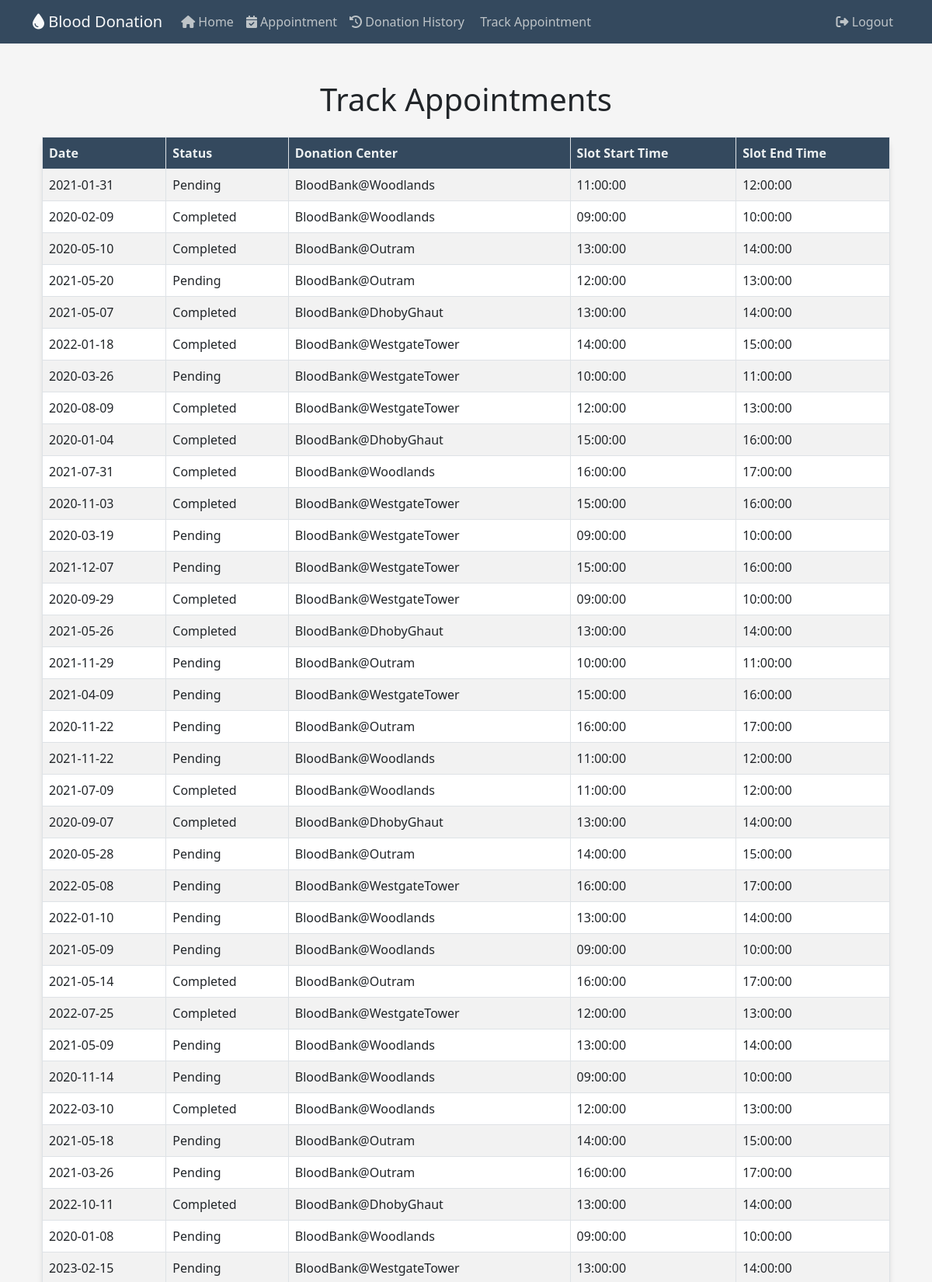
Screenshot of /trackappointment (signed in, upper part) with the database file from the repository.
### website/models.py (models this page shows)
class Appointment(db.Model):
    AppointmentID = db.Column(db.Integer, primary_key=True, autoincrement=True)
    Date = db.Column(db.Date, nullable=False)
    Status = db.Column(db.String(20), nullable=False)
    DonorID = db.Column(db.Integer, db.ForeignKey('donors.DonorID'))
    DonationCenterID = db.Column(db.Integer, db.ForeignKey('donation_center.DonationCenterID'))
    SlotID = db.Column(db.Integer, db.ForeignKey('slots.SlotID'))

class DonationCenter(db.Model):
    DonationCenterID = db.Column(db.Integer, primary_key=True, autoincrement=True)
    Name = db.Column(db.String(50), nullable=False)
    Address = db.Column(db.String(100), nullable=False)
    appointments = db.relationship('Appointment', backref='donation_center')
    slots = db.relationship('Slots', backref='donation_center')

### website/views.py (the view)
@views.route('/trackappointment')
def trackappointment():
    logged_in_user_email = session['email']
    user = Users.get_by_email(logged_in_user_email)
    donor_id = user.donor.DonorID
    stmt = (db.session.query(Appointment.Date, Appointment.Status, DonationCenter.Name, Slots.StartTime, Slots.EndTime)
        .join(DonationCenter, DonationCenter.DonationCenterID == Appointment.DonationCenterID)
        .join(Slots, Slots.SlotID == Appointment.SlotID)
        .join(Donors, Donors.DonorID == Appointment.DonorID)
        .filter(Donors.DonorID == donor_id))
    result = stmt.all()
    return render_template('trackappointment.html', appointments=result)

### website/models.py (called while the page is built)
    def get_by_email(email):
        return Users.query.filter_by(Email=email).first()

### website/templates/trackappointment.html (shortened to what this page needs)
{% extends "base.html" %}
{% block text %}
<div class="container my-5">
    <h1 class="mb-4">Track Appointments</h1>
    <table class="table table-striped table-bordered table-custom">
        <thead>
            <tr>
				<th>Date</th>
				<th>Status</th>
				<th>Donation Center</th>
                <th>Slot Start Time</th>
                <th>Slot End Time</th>
			</tr>
		</thead>
		<tbody>
			{% for appointment in appointments %}
			<tr>
				<td>{{ appointment.Date }}</td>
				<td>{{ appointment.Status }}</td>
				<td>{{ appointment.Name }}</td>
                <td>{{ appointment.StartTime }}</td>
                <td>{{ appointment.EndTime }}</td>
            </tr>
			{% endfor %}
		</tbody>
	</table>
</div>
{% endblock %}

### website/static/styles.css (style rules this page uses)
body { font-family: 'Poppins', sans-serif; background-color: #f5f5f5 !important; }
h1 { font-size: 36px; margin: 20px 0; text-align: center; color: #4a4a4a; }

### website/templates/trackappointment.html (style rules this page uses)
.table-custom { background-color: #fff; border-radius: 10px; box-shadow: 0 4px 6px rgba(0, 0, 0, 0.1); }
.table-custom thead th { background-color: #34495e; color: #ecf0f1; }

### rows the page displays
Appointment: Date "2021-01-31", Status "Pending", Name "BloodBank@Woodlands", StartTime "11:00:00", EndTime "12:00:00"
Appointment: Date "2020-02-09", Status "Completed", Name "BloodBank@Woodlands", StartTime "09:00:00", EndTime "10:00:00"
Appointment: Date "2020-05-10", Status "Completed", Name "BloodBank@Outram", StartTime "13:00:00", EndTime "14:00:00"
Appointment: Date "2021-05-20", Status "Pending", Name "BloodBank@Outram", StartTime "12:00:00", EndTime "13:00:00"
Appointment: Date "2021-05-07", Status "Completed", Name "BloodBank@DhobyGhaut", StartTime "13:00:00", EndTime "14:00:00"
Appointment: Date "2022-01-18", Status "Completed", Name "BloodBank@WestgateTower", StartTime "14:00:00", EndTime "15:00:00"
Appointment: Date "2020-03-26", Status "Pending", Name "BloodBank@WestgateTower", StartTime "10:00:00", EndTime "11:00:00"
Appointment: Date "2020-08-09", Status "Completed", Name "BloodBank@WestgateTower", StartTime "12:00:00", EndTime "13:00:00"
Appointment: Date "2020-01-04", Status "Completed", Name "BloodBank@DhobyGhaut", StartTime "15:00:00", EndTime "16:00:00"
Appointment: Date "2021-07-31", Status "Completed", Name "BloodBank@Woodlands", StartTime "16:00:00", EndTime "17:00:00"
Appointment: Date "2020-11-03", Status "Completed", Name "BloodBank@WestgateTower", StartTime "15:00:00", EndTime "16:00:00"
Appointment: Date "2020-03-19", Status "Pending", Name "BloodBank@WestgateTower", StartTime "09:00:00", EndTime "10:00:00"
Appointment: Date "2021-12-07", Status "Pending", Name "BloodBank@WestgateTower", StartTime "15:00:00", EndTime "16:00:00"
Appointment: Date "2020-09-29", Status "Completed", Name "BloodBank@WestgateTower", StartTime "09:00:00", EndTime "10:00:00"
Appointment: Date "2021-05-26", Status "Completed", Name "BloodBank@DhobyGhaut", StartTime "13:00:00", EndTime "14:00:00"
Appointment: Date "2021-11-29", Status "Pending", Name "BloodBank@Outram", StartTime "10:00:00", EndTime "11:00:00"
Appointment: Date "2021-04-09", Status "Pending", Name "BloodBank@WestgateTower", StartTime "15:00:00", EndTime "16:00:00"
Appointment: Date "2020-11-22", Status "Pending", Name "BloodBank@Outram", StartTime "16:00:00", EndTime "17:00:00"
Appointment: Date "2021-11-22", Status "Pending", Name "BloodBank@Woodlands", StartTime "11:00:00", EndTime "12:00:00"
Appointment: Date "2021-07-09", Status "Completed", Name "BloodBank@Woodlands", StartTime "11:00:00", EndTime "12:00:00"
Appointment: Date "2020-09-07", Status "Completed", Name "BloodBank@DhobyGhaut", StartTime "13:00:00", EndTime "14:00:00"
Appointment: Date "2020-05-28", Status "Pending", Name "BloodBank@Outram", StartTime "14:00:00", EndTime "15:00:00"
Appointment: Date "2022-05-08", Status "Pending", Name "BloodBank@WestgateTower", StartTime "16:00:00", EndTime "17:00:00"
Appointment: Date "2022-01-10", Status "Pending", Name "BloodBank@Woodlands", StartTime "13:00:00", EndTime "14:00:00"
Appointment: Date "2021-05-09", Status "Pending", Name "BloodBank@Woodlands", StartTime "09:00:00", EndTime "10:00:00"
Appointment: Date "2021-05-14", Status "Completed", Name "BloodBank@Outram", StartTime "16:00:00", EndTime "17:00:00"
Appointment: Date "2022-07-25", Status "Completed", Name "BloodBank@WestgateTower", StartTime "12:00:00", EndTime "13:00:00"
Appointment: Date "2021-05-09", Status "Pending", Name "BloodBank@Woodlands", StartTime "13:00:00", EndTime "14:00:00"
Appointment: Date "2020-11-14", Status "Pending", Name "BloodBank@Woodlands", StartTime "09:00:00", EndTime "10:00:00"
Appointment: Date "2022-03-10", Status "Completed", Name "BloodBank@Woodlands", StartTime "12:00:00", EndTime "13:00:00"
Appointment: Date "2021-05-18", Status "Pending", Name "BloodBank@Outram", StartTime "14:00:00", EndTime "15:00:00"
Appointment: Date "2021-03-26", Status "Pending", Name "BloodBank@Outram", StartTime "16:00:00", EndTime "17:00:00"
Appointment: Date "2022-10-11", Status "Completed", Name "BloodBank@DhobyGhaut", StartTime "13:00:00", EndTime "14:00:00"
Appointment: Date "2020-01-08", Status "Pending", Name "BloodBank@Woodlands", StartTime "09:00:00", EndTime "10:00:00"
Appointment: Date "2023-02-15", Status "Pending", Name "BloodBank@WestgateTower", StartTime "13:00:00", EndTime "14:00:00"
